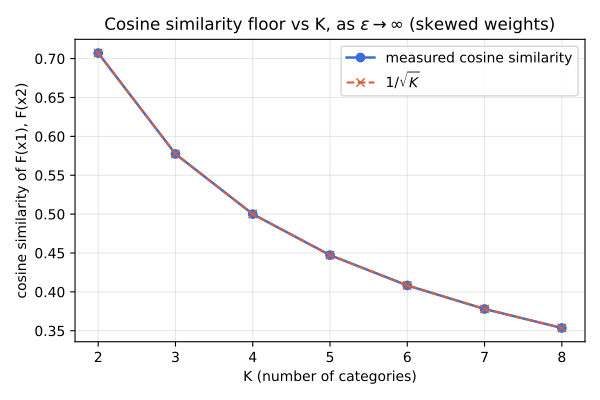

This chart was generated by the following Python code:
import numpy as np
from scipy.optimize import minimize
import matplotlib
matplotlib.use("Agg")
import matplotlib.pyplot as plt

def sig(z): return 1/(1+np.exp(-z))

def U(x_i, own_f, opp_x, opp_f, w):
    Fi = own_f(x_i)
    Fj = opp_f(opp_x)
    return -(np.sum(w * sig(Fi - Fj)) - x_i.sum()**2)

def br(x0, own_f, opp_x, opp_f, w, bnd):
    K = len(x0)
    res = minimize(U, x0, args=(own_f, opp_x, opp_f, w), bounds=[bnd]*K, method='L-BFGS-B')
    return res.x

def find_eq(K, f1, f2, w, bnd=(0,10), iters=500, ninit=8, seed=0):
    rng = np.random.default_rng(seed)
    best = None; bestval = -1e18
    for _ in range(ninit):
        x1 = rng.uniform(0, 1.0, K)
        x2 = rng.uniform(0, 1.0, K)
        for _ in range(iters):
            x1 = br(x1, f1, x2, f2, w, bnd)
            x2 = br(x2, f2, x1, f1, w, bnd)
        val = -U(x1, f1, x2, f2, w) - U(x2, f2, x1, f1, w)
        if val > bestval:
            bestval = val; best = (x1.copy(), x2.copy())
    return best

eps = 50.0  # very large -- push firm 2 toward zero effort everywhere
f1 = lambda x: np.log(np.maximum(x,0)+1)
f2 = lambda x: np.log(np.maximum(x,0)+1+eps)

Ks = list(range(2, 9))
coss = []
for K in Ks:
    # skewed weights: one dominant category (0.7), remainder split evenly among the rest
    w = np.full(K, 0.3/(K-1))
    w[0] = 0.7
    x1, x2 = find_eq(K, f1, f2, w, seed=1)
    F1 = f1(x1); F2 = f2(x2)
    n1, n2 = np.linalg.norm(F1), np.linalg.norm(F2)
    cos = float(np.dot(F1,F2)/(n1*n2)) if n1>1e-9 and n2>1e-9 else np.nan
    coss.append(cos)
    print(f"K={K}  x1={np.round(x1,4)}  x2={np.round(x2,4)}  F1={np.round(F1,4)}  cos={cos:.5f}  1/sqrt(K)={1/np.sqrt(K):.5f}")

fig, ax = plt.subplots(figsize=(6,4))
ax.plot(Ks, coss, color="#3b6fd6", lw=1.8, marker='o', ms=6, label="measured cosine similarity")
ax.plot(Ks, [1/np.sqrt(K) for K in Ks], color="#d65f3b", lw=1.5, ls='--', marker='x', ms=6, label=r"$1/\sqrt{K}$")
ax.set_xlabel("K (number of categories)")
ax.set_ylabel("cosine similarity of F(x1), F(x2)")
ax.set_title(r"Cosine similarity floor vs K, as $\epsilon\to\infty$ (skewed weights)")
ax.legend()
ax.grid(alpha=0.3)
fig.tight_layout()
fig.savefig("verify_1_over_sqrtK.pdf")
print("saved verify_1_over_sqrtK.pdf")
